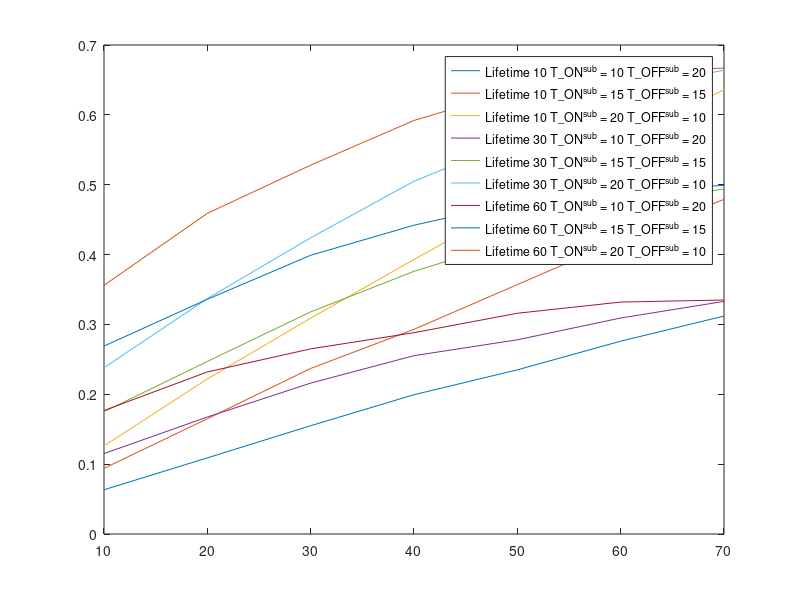

Write the MATLAB code that produced this figure.
timeONs = [10, 20, 30, 40, 50, 60, 70];

%lifetime = 10

success_rates101020 = [0.0633, 0.109, 0.155, 0.1994, 0.235, 0.276, 0.312];
success_rates101515 = [0.094, 0.165, 0.237, 0.293, 0.357, 0.421, 0.479];
success_rates102010 = [0.126, 0.222, 0.309, 0.393, 0.475, 0.563, 0.636];

a1 = plot(timeONs,success_rates101020);
hold on
a2 = plot(timeONs,success_rates101515);
hold on
a3 = plot(timeONs,success_rates102010);

%lifetime = 30

success_rates301020 = [0.1151, 0.1675, 0.216, 0.2553, 0.278, 0.3092, 0.333];
success_rates301515 = [0.175, 0.247, 0.318, 0.376, 0.422, 0.471, 0.494];
success_rates302010 = [0.238, 0.337, 0.424, 0.505, 0.565, 0.635, 0.664];


a4 = plot(timeONs,success_rates301020);
hold on
a5 = plot(timeONs,success_rates301515);
hold on
a6 = plot(timeONs,success_rates302010);

%lifetime = 60

success_rates601020 = [0.1768, 0.232, 0.265, 0.2882, 0.316, 0.332, 0.335];
success_rates601515 = [0.269, 0.336, 0.399, 0.442, 0.475, 0.491, 0.499];
success_rates602010 = [0.356, 0.459, 0.528, 0.592, 0.636, 0.661, 0.667];

a7 = plot(timeONs,success_rates601020);
hold on
a8 = plot(timeONs,success_rates601515);
hold on
a9 = plot(timeONs,success_rates602010);


M1 = 'Lifetime 10 T\_{ON}^{sub} = 10 T\_{OFF}^{sub} = 20';
M2 = 'Lifetime 10 T\_{ON}^{sub} = 15 T\_{OFF}^{sub} = 15';
M3 = 'Lifetime 10 T\_{ON}^{sub} = 20 T\_{OFF}^{sub} = 10';
M4 = 'Lifetime 30 T\_{ON}^{sub} = 10 T\_{OFF}^{sub} = 20';
M5 = 'Lifetime 30 T\_{ON}^{sub} = 15 T\_{OFF}^{sub} = 15';
M6 = 'Lifetime 30 T\_{ON}^{sub} = 20 T\_{OFF}^{sub} = 10';
M7 = 'Lifetime 60 T\_{ON}^{sub} = 10 T\_{OFF}^{sub} = 20';
M8 = 'Lifetime 60 T\_{ON}^{sub} = 15 T\_{OFF}^{sub} = 15';
M9 = 'Lifetime 60 T\_{ON}^{sub} = 20 T\_{OFF}^{sub} = 10';

legend([a1;a2;a3;a4;a5;a6;a7;a8;a9], M1,M2,M3,M4,M5,M6,M7,M8,M9);